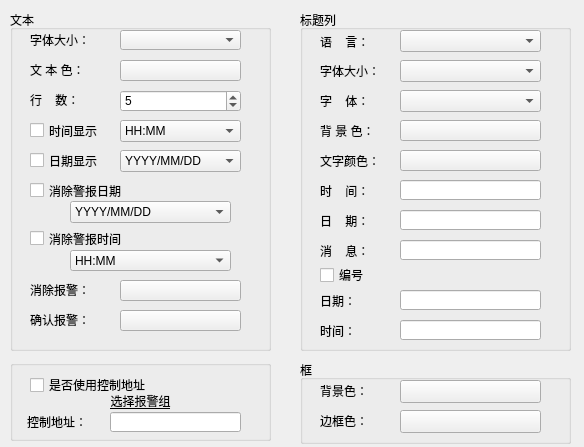
<?xml version="1.0" encoding="UTF-8"?>
<ui version="4.0">
 <class>QAlarmControlGenDlg</class>
 <widget class="QWidget" name="QAlarmControlGenDlg">
  <property name="geometry">
   <rect>
    <x>0</x>
    <y>0</y>
    <width>584</width>
    <height>447</height>
   </rect>
  </property>
  <property name="windowTitle">
   <string>Form</string>
  </property>
  <widget class="QGroupBox" name="groupBox_4">
   <property name="geometry">
    <rect>
     <x>300</x>
     <y>10</y>
     <width>271</width>
     <height>341</height>
    </rect>
   </property>
   <property name="title">
    <string>标题列</string>
   </property>
   <widget class="QLabel" name="label_16">
    <property name="geometry">
     <rect>
      <x>20</x>
      <y>110</y>
      <width>71</width>
      <height>21</height>
     </rect>
    </property>
    <property name="text">
     <string>背 景 色：</string>
    </property>
   </widget>
   <widget class="QPushButton" name="m_tbackcolorbtn">
    <property name="geometry">
     <rect>
      <x>100</x>
      <y>110</y>
      <width>141</width>
      <height>21</height>
     </rect>
    </property>
    <property name="focusPolicy">
     <enum>Qt::NoFocus</enum>
    </property>
    <property name="text">
     <string/>
    </property>
   </widget>
   <widget class="QLabel" name="label_17">
    <property name="geometry">
     <rect>
      <x>20</x>
      <y>50</y>
      <width>71</width>
      <height>21</height>
     </rect>
    </property>
    <property name="text">
     <string>字体大小：</string>
    </property>
   </widget>
   <widget class="QComboBox" name="m_tfontsizecmb">
    <property name="geometry">
     <rect>
      <x>100</x>
      <y>50</y>
      <width>141</width>
      <height>22</height>
     </rect>
    </property>
   </widget>
   <widget class="QLabel" name="label_18">
    <property name="geometry">
     <rect>
      <x>20</x>
      <y>80</y>
      <width>71</width>
      <height>21</height>
     </rect>
    </property>
    <property name="text">
     <string>字    体：</string>
    </property>
   </widget>
   <widget class="QLabel" name="label_19">
    <property name="geometry">
     <rect>
      <x>20</x>
      <y>140</y>
      <width>71</width>
      <height>21</height>
     </rect>
    </property>
    <property name="text">
     <string>文字颜色：</string>
    </property>
   </widget>
   <widget class="QPushButton" name="m_ttextcolorbtn">
    <property name="geometry">
     <rect>
      <x>100</x>
      <y>140</y>
      <width>141</width>
      <height>21</height>
     </rect>
    </property>
    <property name="focusPolicy">
     <enum>Qt::NoFocus</enum>
    </property>
    <property name="text">
     <string/>
    </property>
   </widget>
   <widget class="QLineEdit" name="m_timeedit">
    <property name="geometry">
     <rect>
      <x>100</x>
      <y>170</y>
      <width>141</width>
      <height>20</height>
     </rect>
    </property>
   </widget>
   <widget class="QLineEdit" name="m_dateedit">
    <property name="geometry">
     <rect>
      <x>100</x>
      <y>200</y>
      <width>141</width>
      <height>20</height>
     </rect>
    </property>
   </widget>
   <widget class="QLabel" name="label_20">
    <property name="geometry">
     <rect>
      <x>20</x>
      <y>230</y>
      <width>71</width>
      <height>21</height>
     </rect>
    </property>
    <property name="text">
     <string>消    息：</string>
    </property>
   </widget>
   <widget class="QLineEdit" name="m_msgedit">
    <property name="geometry">
     <rect>
      <x>100</x>
      <y>230</y>
      <width>141</width>
      <height>20</height>
     </rect>
    </property>
   </widget>
   <widget class="QLabel" name="label_3">
    <property name="geometry">
     <rect>
      <x>20</x>
      <y>24</y>
      <width>71</width>
      <height>16</height>
     </rect>
    </property>
    <property name="text">
     <string>语    言：</string>
    </property>
   </widget>
   <widget class="QComboBox" name="m_languagecmb">
    <property name="geometry">
     <rect>
      <x>100</x>
      <y>20</y>
      <width>141</width>
      <height>22</height>
     </rect>
    </property>
   </widget>
   <widget class="QComboBox" name="m_tfontcmb">
    <property name="geometry">
     <rect>
      <x>100</x>
      <y>80</y>
      <width>141</width>
      <height>22</height>
     </rect>
    </property>
   </widget>
   <widget class="QLabel" name="m_timelable">
    <property name="geometry">
     <rect>
      <x>20</x>
      <y>173</y>
      <width>71</width>
      <height>16</height>
     </rect>
    </property>
    <property name="text">
     <string>时    间：</string>
    </property>
   </widget>
   <widget class="QLabel" name="m_datalable">
    <property name="geometry">
     <rect>
      <x>20</x>
      <y>203</y>
      <width>71</width>
      <height>16</height>
     </rect>
    </property>
    <property name="text">
     <string>日    期：</string>
    </property>
   </widget>
   <widget class="QLineEdit" name="m_cleardate">
    <property name="geometry">
     <rect>
      <x>100</x>
      <y>280</y>
      <width>141</width>
      <height>20</height>
     </rect>
    </property>
   </widget>
   <widget class="QLineEdit" name="m_cleartime">
    <property name="geometry">
     <rect>
      <x>100</x>
      <y>310</y>
      <width>141</width>
      <height>20</height>
     </rect>
    </property>
   </widget>
   <widget class="QLabel" name="m_cleardatelable">
    <property name="geometry">
     <rect>
      <x>20</x>
      <y>281</y>
      <width>71</width>
      <height>20</height>
     </rect>
    </property>
    <property name="text">
     <string>日期：</string>
    </property>
   </widget>
   <widget class="QLabel" name="m_cleartimelable">
    <property name="geometry">
     <rect>
      <x>20</x>
      <y>310</y>
      <width>71</width>
      <height>21</height>
     </rect>
    </property>
    <property name="text">
     <string>时间：</string>
    </property>
   </widget>
   <widget class="QCheckBox" name="IFNO">
    <property name="geometry">
     <rect>
      <x>20</x>
      <y>257</y>
      <width>61</width>
      <height>16</height>
     </rect>
    </property>
    <property name="text">
     <string>编号</string>
    </property>
   </widget>
   <zorder>label_16</zorder>
   <zorder>m_tbackcolorbtn</zorder>
   <zorder>label_17</zorder>
   <zorder>m_tfontsizecmb</zorder>
   <zorder>label_18</zorder>
   <zorder>label_19</zorder>
   <zorder>m_ttextcolorbtn</zorder>
   <zorder>m_timeedit</zorder>
   <zorder>m_dateedit</zorder>
   <zorder>label_20</zorder>
   <zorder>m_msgedit</zorder>
   <zorder>label_3</zorder>
   <zorder>m_languagecmb</zorder>
   <zorder>m_tfontcmb</zorder>
   <zorder>m_timelable</zorder>
   <zorder>m_datalable</zorder>
   <zorder>m_cleardate</zorder>
   <zorder>m_cleartime</zorder>
   <zorder>m_cleardatelable</zorder>
   <zorder>m_cleartimelable</zorder>
   <zorder>IFNO</zorder>
   <zorder>groupBox_2</zorder>
  </widget>
  <widget class="QGroupBox" name="groupBox">
   <property name="geometry">
    <rect>
     <x>10</x>
     <y>10</y>
     <width>261</width>
     <height>341</height>
    </rect>
   </property>
   <property name="title">
    <string>文本</string>
   </property>
   <widget class="QLabel" name="label_5">
    <property name="geometry">
     <rect>
      <x>20</x>
      <y>20</y>
      <width>81</width>
      <height>20</height>
     </rect>
    </property>
    <property name="text">
     <string>字体大小：</string>
    </property>
   </widget>
   <widget class="QComboBox" name="m_fontsizecmb">
    <property name="geometry">
     <rect>
      <x>110</x>
      <y>20</y>
      <width>121</width>
      <height>20</height>
     </rect>
    </property>
   </widget>
   <widget class="QLabel" name="label_6">
    <property name="geometry">
     <rect>
      <x>20</x>
      <y>50</y>
      <width>81</width>
      <height>20</height>
     </rect>
    </property>
    <property name="text">
     <string>文 本 色：</string>
    </property>
   </widget>
   <widget class="QPushButton" name="m_fontcolorbtn">
    <property name="geometry">
     <rect>
      <x>110</x>
      <y>50</y>
      <width>121</width>
      <height>21</height>
     </rect>
    </property>
    <property name="text">
     <string/>
    </property>
   </widget>
   <widget class="QLabel" name="label_7">
    <property name="geometry">
     <rect>
      <x>20</x>
      <y>80</y>
      <width>81</width>
      <height>20</height>
     </rect>
    </property>
    <property name="text">
     <string>行    数：</string>
    </property>
   </widget>
   <widget class="QSpinBox" name="m_rowspin">
    <property name="geometry">
     <rect>
      <x>110</x>
      <y>80</y>
      <width>121</width>
      <height>22</height>
     </rect>
    </property>
    <property name="minimum">
     <number>1</number>
    </property>
    <property name="maximum">
     <number>20</number>
    </property>
    <property name="value">
     <number>5</number>
    </property>
   </widget>
   <widget class="QCheckBox" name="m_timecheck">
    <property name="geometry">
     <rect>
      <x>20</x>
      <y>110</y>
      <width>81</width>
      <height>21</height>
     </rect>
    </property>
    <property name="focusPolicy">
     <enum>Qt::NoFocus</enum>
    </property>
    <property name="text">
     <string>时间显示</string>
    </property>
   </widget>
   <widget class="QCheckBox" name="m_datecheck">
    <property name="geometry">
     <rect>
      <x>20</x>
      <y>140</y>
      <width>81</width>
      <height>21</height>
     </rect>
    </property>
    <property name="focusPolicy">
     <enum>Qt::NoFocus</enum>
    </property>
    <property name="text">
     <string>日期显示</string>
    </property>
   </widget>
   <widget class="QComboBox" name="m_timecmb">
    <property name="geometry">
     <rect>
      <x>110</x>
      <y>110</y>
      <width>121</width>
      <height>22</height>
     </rect>
    </property>
    <item>
     <property name="text">
      <string>HH:MM</string>
     </property>
    </item>
    <item>
     <property name="text">
      <string>HH:MM:SS</string>
     </property>
    </item>
    <item>
     <property name="text">
      <string>HH-MM</string>
     </property>
    </item>
    <item>
     <property name="text">
      <string>HH-MM-SS</string>
     </property>
    </item>
   </widget>
   <widget class="QLabel" name="label_10">
    <property name="geometry">
     <rect>
      <x>20</x>
      <y>270</y>
      <width>81</width>
      <height>20</height>
     </rect>
    </property>
    <property name="text">
     <string>消除报警：</string>
    </property>
   </widget>
   <widget class="QPushButton" name="Clear_Alarm_Color">
    <property name="geometry">
     <rect>
      <x>110</x>
      <y>270</y>
      <width>121</width>
      <height>21</height>
     </rect>
    </property>
    <property name="focusPolicy">
     <enum>Qt::NoFocus</enum>
    </property>
    <property name="text">
     <string/>
    </property>
   </widget>
   <widget class="QLabel" name="label_11">
    <property name="geometry">
     <rect>
      <x>20</x>
      <y>300</y>
      <width>81</width>
      <height>20</height>
     </rect>
    </property>
    <property name="text">
     <string>确认报警：</string>
    </property>
   </widget>
   <widget class="QPushButton" name="Receive_Note_Color">
    <property name="geometry">
     <rect>
      <x>110</x>
      <y>300</y>
      <width>121</width>
      <height>21</height>
     </rect>
    </property>
    <property name="focusPolicy">
     <enum>Qt::NoFocus</enum>
    </property>
    <property name="text">
     <string/>
    </property>
   </widget>
   <widget class="QCheckBox" name="If_Clean_Alarm_Data">
    <property name="geometry">
     <rect>
      <x>20</x>
      <y>170</y>
      <width>211</width>
      <height>21</height>
     </rect>
    </property>
    <property name="focusPolicy">
     <enum>Qt::NoFocus</enum>
    </property>
    <property name="text">
     <string>消除警报日期</string>
    </property>
   </widget>
   <widget class="QCheckBox" name="If_Clean_Alarm_Time">
    <property name="geometry">
     <rect>
      <x>20</x>
      <y>218</y>
      <width>161</width>
      <height>21</height>
     </rect>
    </property>
    <property name="focusPolicy">
     <enum>Qt::NoFocus</enum>
    </property>
    <property name="text">
     <string>消除警报时间</string>
    </property>
   </widget>
   <widget class="QComboBox" name="m_cleartimecmb">
    <property name="geometry">
     <rect>
      <x>60</x>
      <y>240</y>
      <width>161</width>
      <height>21</height>
     </rect>
    </property>
    <item>
     <property name="text">
      <string>HH:MM</string>
     </property>
    </item>
    <item>
     <property name="text">
      <string>HH:MM:SS</string>
     </property>
    </item>
   </widget>
   <widget class="QComboBox" name="m_cleardatecmb">
    <property name="geometry">
     <rect>
      <x>60</x>
      <y>191</y>
      <width>161</width>
      <height>22</height>
     </rect>
    </property>
    <item>
     <property name="text">
      <string>YYYY/MM/DD</string>
     </property>
    </item>
    <item>
     <property name="text">
      <string>YYYY.MM.DD</string>
     </property>
    </item>
    <item>
     <property name="text">
      <string>YYYY-MM-DD</string>
     </property>
    </item>
    <item>
     <property name="text">
      <string>MM/DD/YYYY</string>
     </property>
    </item>
    <item>
     <property name="text">
      <string>MM.DD.YYYY</string>
     </property>
    </item>
    <item>
     <property name="text">
      <string>MM-DD-YYYY</string>
     </property>
    </item>
    <item>
     <property name="text">
      <string>DD/MM/YYYY</string>
     </property>
    </item>
    <item>
     <property name="text">
      <string>DD.MM.YYYY</string>
     </property>
    </item>
    <item>
     <property name="text">
      <string>DD-MM-YYYY</string>
     </property>
    </item>
   </widget>
   <widget class="QComboBox" name="m_datacmb">
    <property name="geometry">
     <rect>
      <x>110</x>
      <y>140</y>
      <width>121</width>
      <height>22</height>
     </rect>
    </property>
    <item>
     <property name="text">
      <string>YYYY/MM/DD</string>
     </property>
    </item>
    <item>
     <property name="text">
      <string>YYYY.MM.DD</string>
     </property>
    </item>
    <item>
     <property name="text">
      <string>YYYY-MM-DD</string>
     </property>
    </item>
    <item>
     <property name="text">
      <string>MM/DD/YYYY</string>
     </property>
    </item>
    <item>
     <property name="text">
      <string>MM.DD.YYYY</string>
     </property>
    </item>
    <item>
     <property name="text">
      <string>MM-DD-YYYY</string>
     </property>
    </item>
    <item>
     <property name="text">
      <string>DD/MM/YYYY</string>
     </property>
    </item>
    <item>
     <property name="text">
      <string>DD.MM.YYYY</string>
     </property>
    </item>
    <item>
     <property name="text">
      <string>DD-MM-YYYY</string>
     </property>
    </item>
   </widget>
  </widget>
  <widget class="QGroupBox" name="groupBox_2">
   <property name="geometry">
    <rect>
     <x>300</x>
     <y>360</y>
     <width>271</width>
     <height>84</height>
    </rect>
   </property>
   <property name="title">
    <string>框</string>
   </property>
   <widget class="QLabel" name="label_2">
    <property name="geometry">
     <rect>
      <x>20</x>
      <y>20</y>
      <width>71</width>
      <height>21</height>
     </rect>
    </property>
    <property name="text">
     <string>背景色：</string>
    </property>
   </widget>
   <widget class="QPushButton" name="m_fbackcolorbtn">
    <property name="geometry">
     <rect>
      <x>100</x>
      <y>20</y>
      <width>141</width>
      <height>23</height>
     </rect>
    </property>
    <property name="focusPolicy">
     <enum>Qt::NoFocus</enum>
    </property>
    <property name="text">
     <string/>
    </property>
   </widget>
   <widget class="QLabel" name="label_8">
    <property name="geometry">
     <rect>
      <x>20</x>
      <y>50</y>
      <width>71</width>
      <height>21</height>
     </rect>
    </property>
    <property name="text">
     <string>边框色：</string>
    </property>
   </widget>
   <widget class="QPushButton" name="m_fframcolorbtn">
    <property name="geometry">
     <rect>
      <x>100</x>
      <y>50</y>
      <width>141</width>
      <height>23</height>
     </rect>
    </property>
    <property name="focusPolicy">
     <enum>Qt::NoFocus</enum>
    </property>
    <property name="text">
     <string/>
    </property>
   </widget>
   <zorder>label_2</zorder>
   <zorder>m_fbackcolorbtn</zorder>
   <zorder>label_8</zorder>
   <zorder>m_fframcolorbtn</zorder>
   <zorder>groupBox_3</zorder>
  </widget>
  <widget class="QGroupBox" name="groupBox_3">
   <property name="geometry">
    <rect>
     <x>10</x>
     <y>360</y>
     <width>261</width>
     <height>81</height>
    </rect>
   </property>
   <property name="title">
    <string/>
   </property>
   <widget class="QCheckBox" name="If_Use_Control_Add">
    <property name="geometry">
     <rect>
      <x>20</x>
      <y>15</y>
      <width>211</width>
      <height>20</height>
     </rect>
    </property>
    <property name="focusPolicy">
     <enum>Qt::NoFocus</enum>
    </property>
    <property name="text">
     <string>是否使用控制地址</string>
    </property>
   </widget>
   <widget class="QLabel" name="label_12">
    <property name="geometry">
     <rect>
      <x>17</x>
      <y>52</y>
      <width>81</width>
      <height>20</height>
     </rect>
    </property>
    <property name="text">
     <string>控制地址：</string>
    </property>
   </widget>
   <widget class="QPushButton" name="Control_Add_Keyboard">
    <property name="geometry">
     <rect>
      <x>230</x>
      <y>52</y>
      <width>21</width>
      <height>21</height>
     </rect>
    </property>
    <property name="focusPolicy">
     <enum>Qt::NoFocus</enum>
    </property>
    <property name="toolTip">
     <string>注意：该地址只能为内部地址</string>
    </property>
    <property name="text">
     <string/>
    </property>
    <property name="icon">
     <iconset resource="../../resourse.qrc">
      <normaloff>:/addressintput/images/address.bmp</normaloff>:/addressintput/images/address.bmp</iconset>
    </property>
    <property name="flat">
     <bool>true</bool>
    </property>
   </widget>
   <widget class="QLineEdit" name="Control_Add">
    <property name="geometry">
     <rect>
      <x>100</x>
      <y>52</y>
      <width>131</width>
      <height>20</height>
     </rect>
    </property>
    <property name="toolTip">
     <string>注意：该地址只能为内部地址</string>
    </property>
   </widget>
   <widget class="QPushButton" name="btn_groupset">
    <property name="geometry">
     <rect>
      <x>0</x>
      <y>30</y>
      <width>261</width>
      <height>21</height>
     </rect>
    </property>
    <property name="font">
     <font>
      <underline>true</underline>
     </font>
    </property>
    <property name="text">
     <string>选择报警组</string>
    </property>
    <property name="flat">
     <bool>true</bool>
    </property>
   </widget>
  </widget>
 </widget>
 <tabstops>
  <tabstop>m_languagecmb</tabstop>
  <tabstop>m_tfontsizecmb</tabstop>
  <tabstop>m_tfontcmb</tabstop>
  <tabstop>m_timeedit</tabstop>
  <tabstop>m_dateedit</tabstop>
  <tabstop>m_msgedit</tabstop>
  <tabstop>m_cleardate</tabstop>
  <tabstop>m_cleartime</tabstop>
  <tabstop>Control_Add</tabstop>
  <tabstop>m_fontsizecmb</tabstop>
  <tabstop>m_fontcolorbtn</tabstop>
  <tabstop>m_rowspin</tabstop>
  <tabstop>m_timecmb</tabstop>
  <tabstop>m_cleardatecmb</tabstop>
  <tabstop>m_cleartimecmb</tabstop>
 </tabstops>
 <resources>
  <include location="../../resourse.qrc"/>
 </resources>
 <connections/>
</ui>
